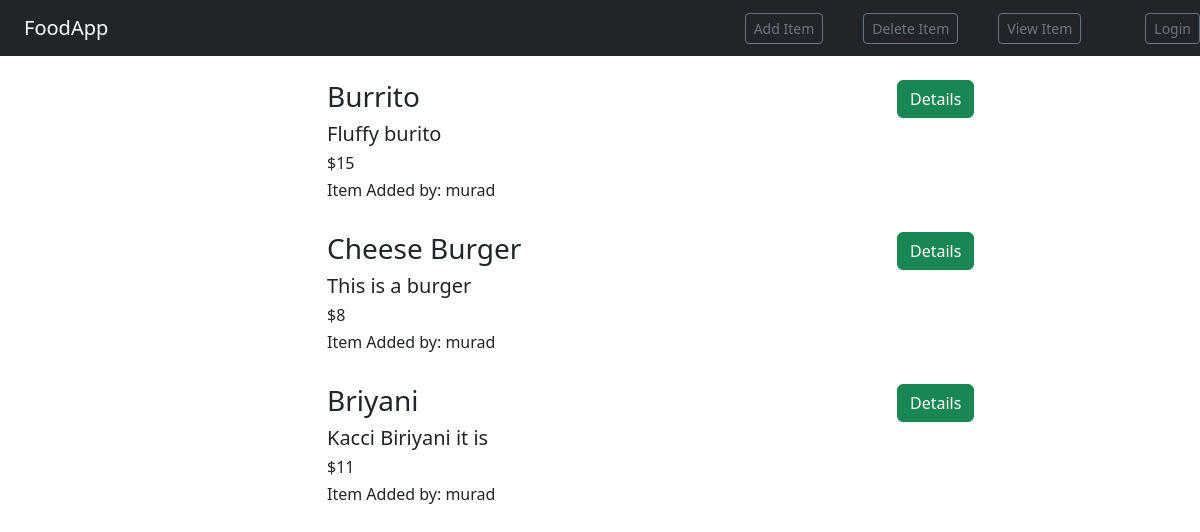
The page /food/ on the database as committed earlier.
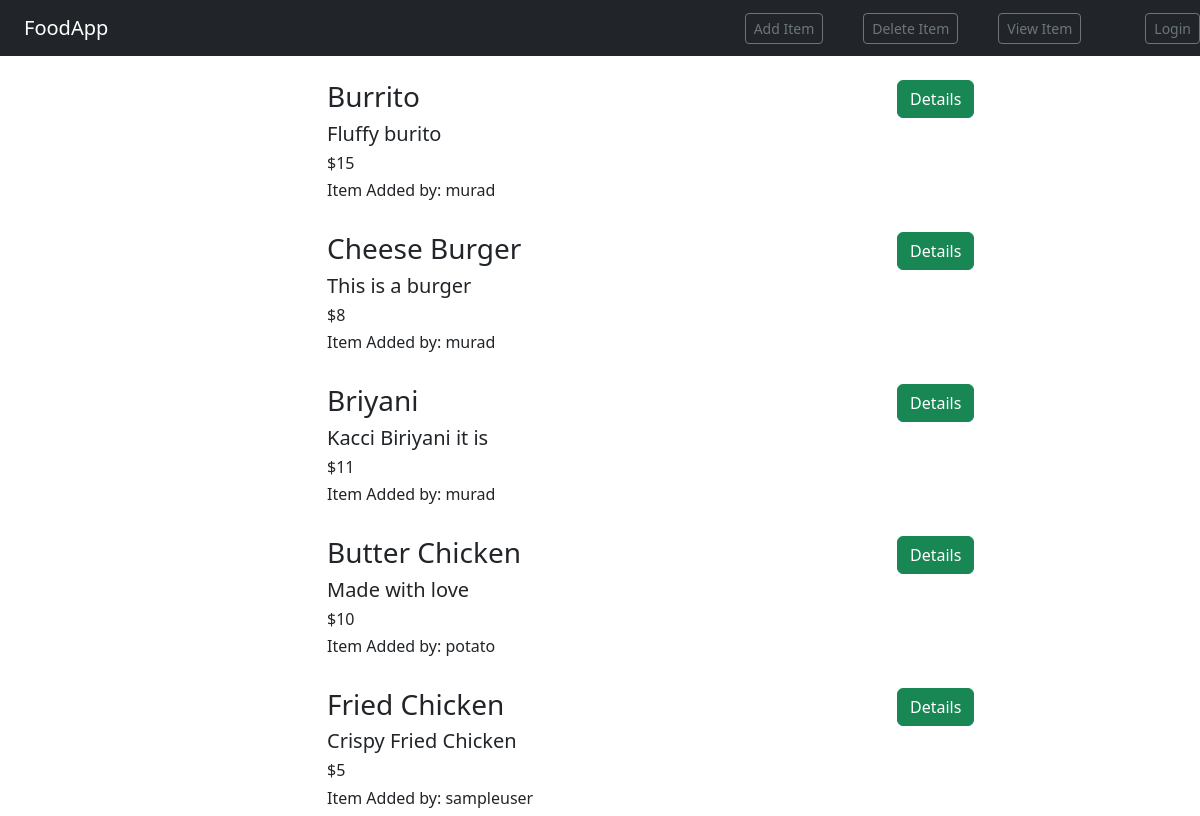
The same page on the database as committed later.
### food/models.py (models this page shows, shortened)
class Item(models.Model):
    user_name = models.ForeignKey(User, on_delete=models.CASCADE,default=1)
    item_name = models.CharField(max_length=200)
    item_desc = models.CharField(max_length=200)
    item_price = models.IntegerField()
    item_image = models.CharField(max_length=500,default="https://encrypted-tbn0.gstatic.com/images?q=tbn:ANd9GcTg1fVKRv4HsD3ESQtMcrv5u6ZcM9socXpQrUKSyh_E-NckPTmXF5RL7hg-M364_rehkPg&usqp=CAU")

### food/views.py (the view)
# urls.py: path('', views.IndexClassView.as_view(), name= 'index'),
class IndexClassView(ListView):
    model = Item
    template_name = 'food/index.html'
    context_object_name = 'item_list'

### food/templates/food/index.html (shortened to what this page needs)
 {% extends 'food/base.html' %}
 {% block body %}
    <div class="container">
        {% for item in item_list %}
            <div class="row">
                <div class="col-md-3 item-container">
                </div>
                <div class="col-md-6">
                    <br>
                    <h3>{{ item.item_name }}</h3>
                    <h5>{{ item.item_desc }}</h5>
                    <h6>${{ item.item_price }}</h6>
                    <h6>Item Added by: {{ item.user_name }}</h6>
                </div>
                <div class="col-md-3">
                    <br>
                    <a class="btn btn-success" href="{% url 'food:detail' item.id %}">Details</a>
                </div>
            </div>
        {% endfor %}
    </div>
 {% endblock %}

### food/templates/food/base.html (shortened to what this page needs)
{% load static %}
<!DOCTYPE html>
<html lang="en">
<head>
    <link rel="stylesheet" href="{% static 'food/style.css' %}">
    <link href="https://cdn.jsdelivr.net/npm/bootstrap@5.3.0/dist/css/bootstrap.min.css" rel="stylesheet">
</head>
<body>
    <nav class="navbar navbar-dark bg-dark">
            <a class="navbar-brand  ms-4" href="/food/">FoodApp</a>
        <div class="navbar-button-group">
            <a class="btn btn-sm btn-outline-secondary pr-2" href="{% url 'food:create_item' %}">Add Item</a>
            <a class="btn btn-sm btn-outline-secondary pr-2" href="#">Delete Item</a>
            <a class="btn btn-sm btn-outline-secondary me-4" href="#">View Item</a>
            {% if user.is_authenticated %}
                <a class="btn btn-sm btn-outline-secondary pr-2" href="{% url 'profile' %}">Profile</a>
                <a class="btn btn-sm btn-outline-secondary pr-2" href="{% url 'logout' %}">Logout</a>
            {% else %}
                <a class="btn btn-sm btn-outline-secondary pr-2" href="{% url 'login' %}">Login</a>
            {% endif %}
        </div>
    </nav>
    {% block body %}
    {% endblock%}
</body>
</html>

### food/static/food/style.css (style rules this page uses)
body { background-color:lightyellow; }
.navbar-button-group { display: flex; gap: 40px; }

Rows that differ between the two databases and show on the page:
added Item: item_name "Butter Chicken", item_desc "Made with love", item_price "10", user_name "potato"
added Item: item_name "Fried Chicken", item_desc "Crispy Fried Chicken", item_price "5", user_name "sampleuser"
